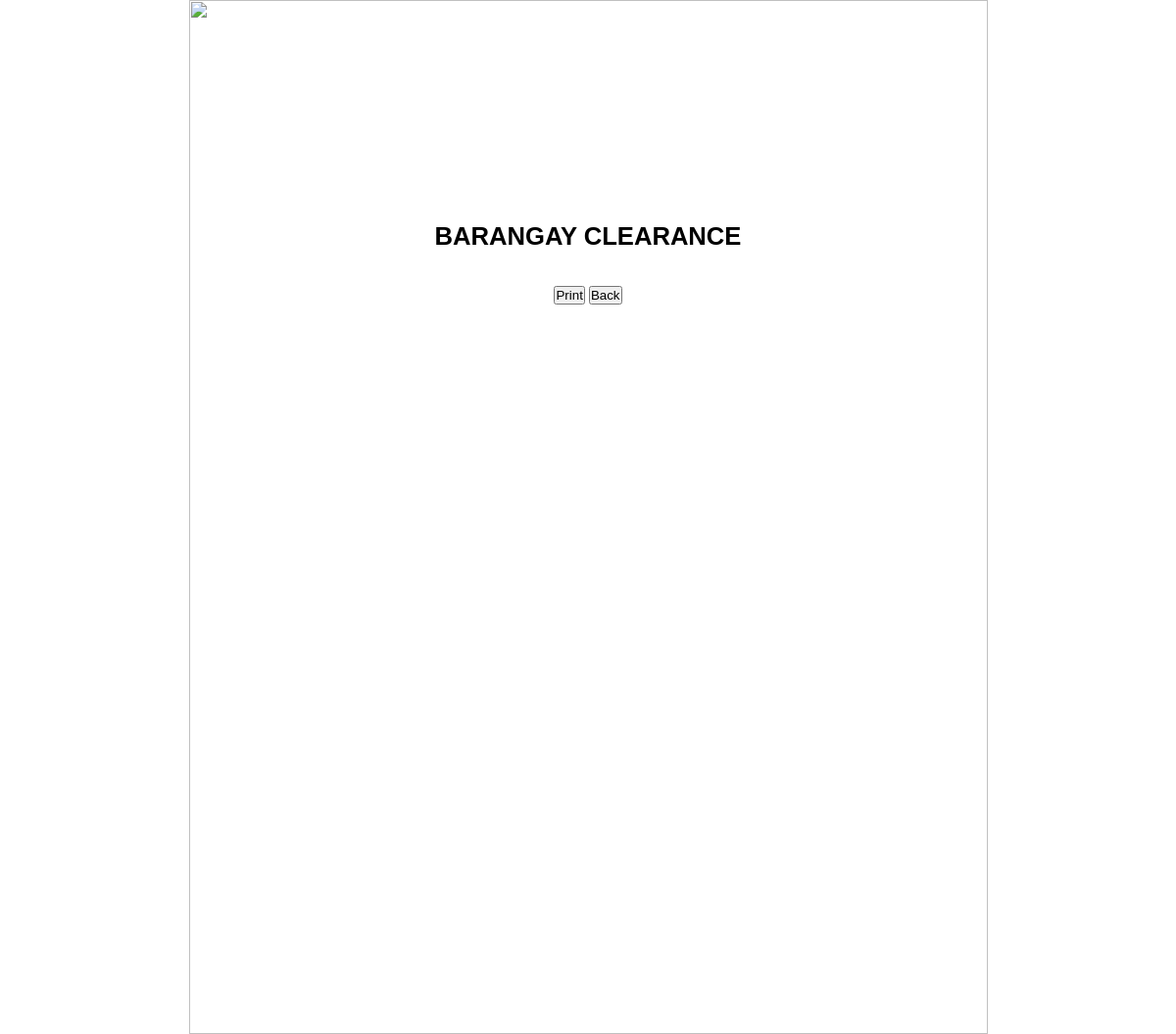
/n_certificates/cert-html/view_brgy_clrearance.php?id=1, run on an earlier commit of the app's database.
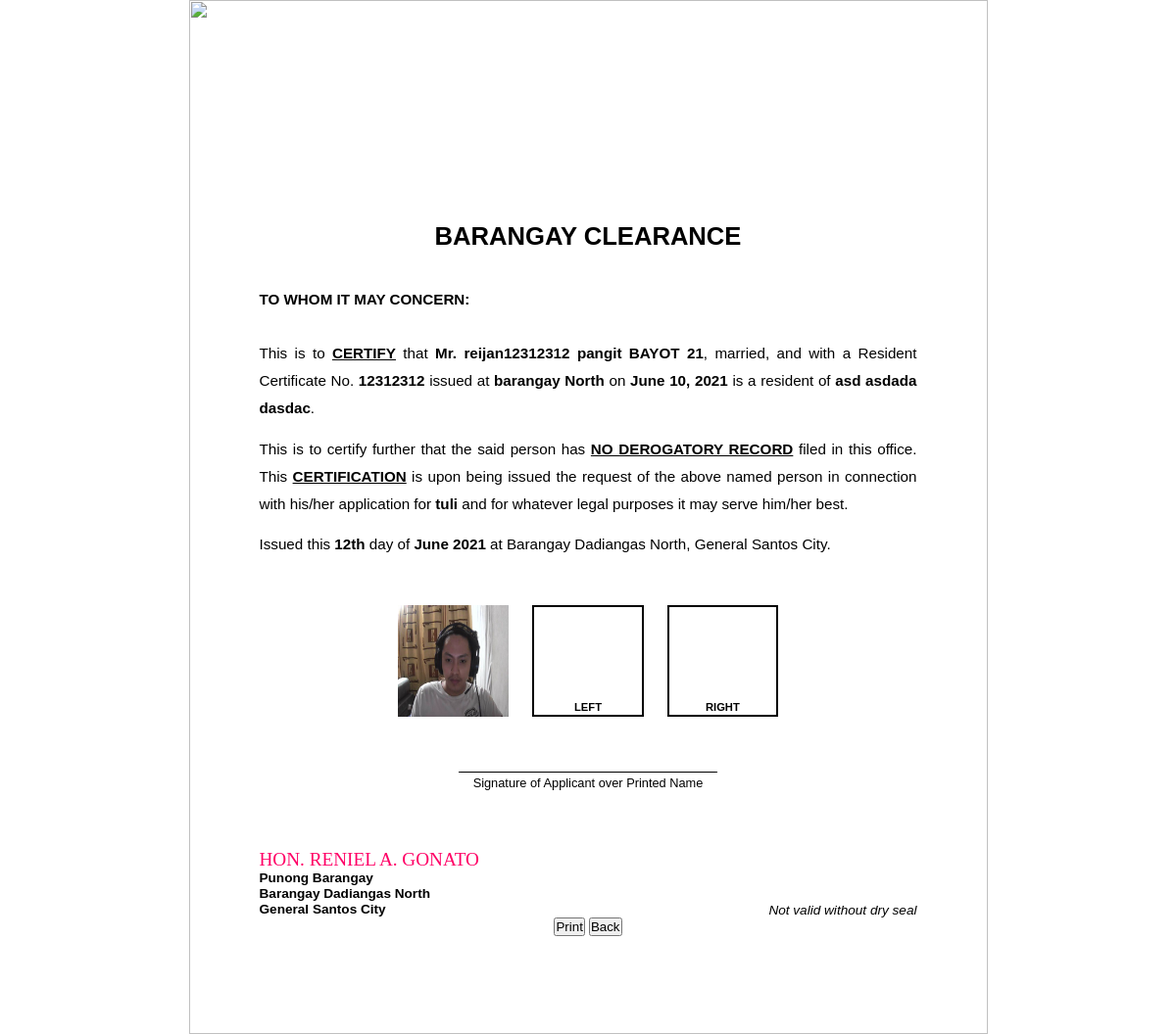
And on a later commit of the database.
### tables this page shows
CREATE TABLE `residents` (
  `id` int(11) NOT NULL,
  `first_name` varchar(255) NOT NULL,
  `mid_name` varchar(255) NOT NULL,
  `last_name` varchar(255) NOT NULL,
  `suffix` varchar(255) NOT NULL,
  `sex` varchar(11) NOT NULL,
  `date_of_birth` date NOT NULL,
  `house_number` varchar(255) NOT NULL,
  `street` varchar(255) NOT NULL,
  `purok` varchar(255) NOT NULL,
  `occupation` varchar(255) NOT NULL,
  `citizenship` varchar(255) NOT NULL,
  `health_status` varchar(255) NOT NULL,
  `civil_status` varchar(255) NOT NULL,
  `voter_status` varchar(255) NOT NULL,
  `phone_number` varchar(255) NOT NULL,
  `tel_number` varchar(255) NOT NULL,
  `email` varchar(255) NOT NULL,
  `img_url` varchar(255) NOT NULL
);

CREATE TABLE `barangay_clearance` (
  `id` int(11) NOT NULL,
  `resident_id` int(11) NOT NULL,
  `name` varchar(255) NOT NULL,
  `address` varchar(255) NOT NULL,
  `purpose` varchar(255) NOT NULL,
  `date_issued` date NOT NULL,
  `cedula_number` varchar(255) NOT NULL,
  `cedula_place` varchar(255) NOT NULL,
  `cedula_date` date NOT NULL,
  `url_image` varchar(255) NOT NULL,
  `date_created` date NOT NULL DEFAULT current_timestamp()
);

### n_certificates/cert-html/view_brgy_clrearance.php (the view, shortened to what this page needs)
<?php
include "../../db_conn.php";
?>
<!DOCTYPE html>
<html lang="en">
  <head>
    <link rel="stylesheet" href="brgy-certs.css" />
  </head>
  <body>
    <div class="canvas">
      <img class="header" src="cert-header.png" alt="" />
      <div class="text">
        <h1>BARANGAY CLEARANCE</h1>
        <br />
        <br />
		<?php
                $id= $_GET['id'];
                $squery =  mysqli_query($conn,"select * from barangay_clearance where id = $id");
                while ($row = mysqli_fetch_array($squery)){
					$res_id=$row['resident_id'];
					$name=$row['name'];
					$address=$row['address'];
					$purpose=$row['purpose'];
					$date_issued=$row['date_issued'];
					$cedula=$row['cedula_number'];
					$cedula_issued_at=$row['cedula_place'];
					$cedula_date=$row['cedula_date'];
					$image_url=$row['url_image'];
					$new_date_issued_day = date("jS", strtotime($date_issued));
					$new_date_issued_month_year = date("F Y", strtotime($date_issued));
					$new_cedula_date = date("F j, Y", strtotime($cedula_date));
					$squery =  mysqli_query($conn,"select * from residents where id = $res_id");
					while ($row2 = mysqli_fetch_array($squery)){
						$sex=$row2['sex'];
					$civil_status=$row2['civil_status'];
                                if($sex=="female" && $civil_status=="Single"){
                                    $prefix= "Ms.";
                                }
                                else if($sex=="Female" && $civil_status=="Married"){
                                    $prefix= "Mrs.";
                                }
                                else if($sex=="Female" && $civil_status=="Widowed"){
                                    $prefix= "Mrs.";
                                }
                                else if($sex=="Male"){
                                    $prefix= "Mr.";
                                }
?>
        <p>
          <b>TO WHOM IT MAY CONCERN:</b>
          This is to <b><u>CERTIFY</u></b> that
          <b><?php echo $prefix  ?> <?php echo $name ?></b>,
          <?php echo $civil_status?>, and with a Resident Certificate No.
          <b><?php echo $cedula ?></b>
          issued at <b><?php echo $cedula_issued_at ?></b> on <b><?php echo $new_cedula_date ?></b> is a
          resident of
          <b><?php echo $address ?></b>.
          This is to certify further that the said person has
          <b><u>NO DEROGATORY RECORD</u></b> filed in this office. This
          <b><u>CERTIFICATION</u></b> is upon being issued the request of the
          above named person in connection with his/her application for
          <b><?php echo $purpose ?></b> and for whatever legal purposes it may serve
          him/her best.
          Issued this <b><?php echo $new_date_issued_day ?></b> day of <b><?php echo $new_date_issued_month_year ?></b> at Barangay
          Dadiangas North, General Santos City.
        </p>
        <div class="thumb">
          <div class="img-box">
            <img src="<?php echo $image_url; ?>" alt="" />
          </div>
          <div class="box">
            <p>LEFT</p>
          </div>
          <div class="box">
            <p>RIGHT</p>
          </div>
        </div>
        <div class="sig">
          <p>Signature of Applicant over Printed Name</p>
        </div>
        <div class="bottom">
          <div class="kap">
            <p class="kap-name">
              <span class="k-name">HON. RENIEL A. GONATO</span>
              <br />
            </p>
            <p class="k-pos">
              Punong Barangay
              <br />
              Barangay Dadiangas North
              <br />
              General Santos City
            </p>
          </div>
          <p class="seal">Not valid without dry seal</p>
        </div>
		<?php
                  }}
                ?>
        <div>
        <button id="printbutton" onclick="printpage()">Print</button>
        <button id="backbutton" type="button" onclick="history.back();">Back</button>
        </div>
      </div>
    </div>
  </body>
</html>

### n_certificates/cert-html/brgy-certs.css (style rules this page uses)
* { margin: 0; padding: 0; box-sizing: border-box; width: auto; height: auto; }
body { display: flex; justify-content: center; align-items: center; background: url("bg.png") no-repeat center center fixed; }
.canvas { display: flex; justify-content: center; align-items: center; position: relative; }
.header { height: 1056px; width: 815px; }
.text { position: absolute; top: 21.5%; padding: 0 0.75in; width: 100%; display: flex; flex-direction: column; align-items: center; }
.text h1 { font-size: 1.6rem; text-align: center; font-family: "Century Gothic", sans-serif; }
.text p { text-align: justify; font-family: Arial, Helvetica, sans-serif; line-height: 1.75rem; font-size: 0.95rem; }
.text .kap { line-height: 1.1rem; }
.text .kap-name { color: #ff0066; font-family: arial black; font-size: 1.2rem; line-height: 1.4rem; }
.text .k-pos { font-size: 0.85rem; line-height: 1rem; font-weight: bold; }
.text .seal { font-size: 0.85rem; font-style: italic; line-height: 0.9rem; }
.text .thumb { display: flex; margin-top: 3rem; }
.box { border: 2.5px solid black; height: 3cm; width: 3cm; margin-left: 1.5rem; display: flex; justify-content: center; align-items: flex-end; }
.img-box { height: 3cm; width: 3cm; display: flex; justify-content: center; align-items: flex-end; }
.img-box img { width: 3cm; }
.box p { font-size: 0.7rem; font-weight: bold; font-family: Arial, Helvetica, sans-serif; line-height: 1rem; }
.text .sig { border-top: 1.75px solid black; width: 7cm; margin-top: 3.5rem; }
.text .sig p { font-size: 0.8rem; text-align: center; line-height: 1rem; padding: 3px 0 0 0; }
.bottom { display: flex; justify-content: space-between; width: 100%; align-items: flex-end; margin-top: 3.7rem; }

What changed in the data, as far as the page shows it:
now on this page (row unchanged): barangay_clearance: name "reijan12312312 pangit BAYOT 21", cedula_number "12312312", cedula_place "barangay North", cedula_date "June 10, 2021", address "asd asdada dasdac", purpose "tuli", date_issued "12th", date_issued "June 2021"
added residents: sex "Mr.", civil_status "married", barangay_clearance.url_image (picture)
